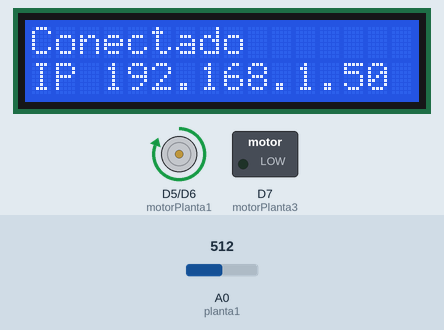
Simulated run of this sketch. Board: ESP8266 (NodeMCU). Parts: 16×2 character LCD, motor-driver pin pairs drawn as motors (green arrow = first pin HIGH = forward, orange = second pin HIGH = backward, longer = more drive), switched loads named in the sketch (green lamp = pin HIGH). Inputs (shaded band) come from the test bench; at power-on: A0 (planta1) = 512. WiFi joins after 1.5 s; servers stay silent unless stated; storage starts empty; what the sketch prints to the serial monitor is not drawn.

Above: at 9.3 s.
9.4 s: A0 (planta1) set to 471
At 10.1 s:
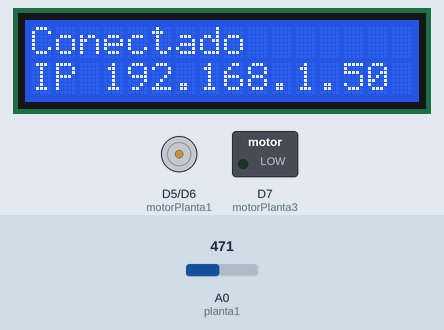
11.1 s: A0 (planta1) set to 511
At 12.0 s:
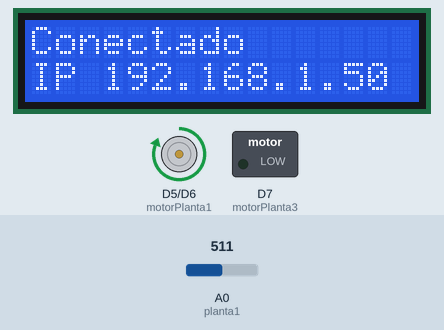
16.0 s: A0 (planta1) set to 306
At 17.8 s:
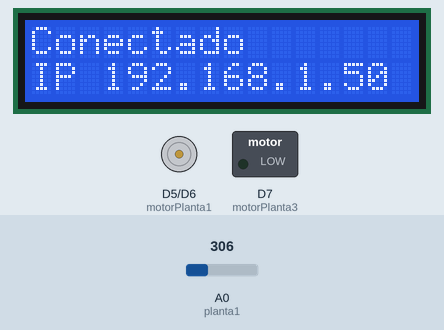
18.6 s: A0 (planta1) set to 716
At 18.9 s:
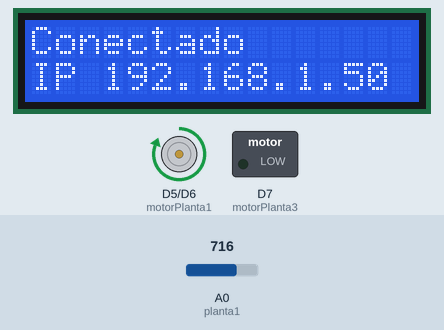
Timing chart, 0 to 21.6 s (numbered marks = the images above; inputs shaded):
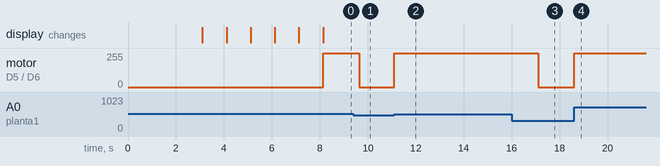

The sketch:

ESP_Chart_Web_Server.ino
```cpp
#ifdef ESP32
  #include <WiFi.h>
  #include <ESPAsyncWebServer.h>
  #include <SPIFFS.h>
#else
  #include <Arduino.h>
  #include <ESP8266WiFi.h>
  #include <Hash.h>
  #include <ESPAsyncTCP.h>
  #include <ESPAsyncWebServer.h>
  #include <FS.h>
#endif

#include <Wire.h>
#include <SoftwareSerial.h>
#include <LiquidCrystal_I2C.h>

#define planta1 A0

#define motorPlanta1 D5
#define motorPlanta2 D6
#define motorPlanta3 D7


const char* ssid = "Redmi Note 8";
const char* password = "Vitinho40";

LiquidCrystal_I2C lcd(0x27, 16, 2); //FUNÇÃO DO TIPO "LiquidCrystal_I2C"

AsyncWebServer server(80);

String umidadeSolo(int pinoSensor){
  int umidadeSolo = map(analogRead(pinoSensor), 0, 1023, 0, 100); //Mapeando o valor entre 0 e 100
  umidadeSolo = 100 - umidadeSolo;
  return String(umidadeSolo);
}

void regarPlanta(String umidade, int motor){
  int umidadeSolo = umidade.toInt();
  if(umidadeSolo <  53){
    digitalWrite(motor, HIGH);
    delay(1500);
    digitalWrite(motor, LOW);
  }
}

void setup()
{
  Serial.begin(115200);

  pinMode(motorPlanta1, OUTPUT);
  pinMode(motorPlanta2, OUTPUT);
  pinMode(motorPlanta3, OUTPUT);

  pinMode(planta1, INPUT); //Configura o Pino do Sensor como Entrada

  lcd.init();   // INICIALIZA O DISPLAY LCD
  lcd.backlight(); // HABILITA O BACKLIGHT (LUZ DE FUNDO)
  lcd.setCursor(0, 0); //SETA A POSIÇÃO EM QUE O CURSOR INCIALIZA(LINHA 1)
  lcd.print("Iniciando...");
  delay(3000);
  lcd.clear();

  // Initialize SPIFFS
  if(!SPIFFS.begin()){
    Serial.println("An Error has occurred while mounting SPIFFS");
    return;
  }

  // Connect to Wi-Fi
  WiFi.begin(ssid, password);
  while (WiFi.status() != WL_CONNECTED) {
    delay(1000);
    Serial.println("Conectando ao WiFi..");
    lcd.clear();
    lcd.setCursor(0, 0);
    lcd.print("Conect. Wifi");
    delay(1000);
    lcd.print(".");
    delay(1000);
    lcd.print(".");
    delay(1000);
    lcd.print(".");
    delay(1000);
  }

  // Print ESP32 Local IP Address
  Serial.println(WiFi.localIP());
  lcd.clear();
  lcd.setCursor(0, 0);
  lcd.print("Conectado");
  lcd.setCursor(0, 1);
  lcd.print("IP ");
  lcd.print(WiFi.localIP());

  // Route for root / web page
  server.on("/", HTTP_GET, [](AsyncWebServerRequest *request){
    request->send(SPIFFS, "/index.html");
  });
  //server.on("/temperature", HTTP_GET, [](AsyncWebServerRequest *request){
    //request->send_P(200, "text/plain", readBME280Temperature().c_str());
  //});
  server.on("/humidity", HTTP_GET, [](AsyncWebServerRequest *request){
    request->send_P(200, "text/plain", umidadeSolo(planta1).c_str());
  });
  //server.on("/pressure", HTTP_GET, [](AsyncWebServerRequest *request){
    //request->send_P(200, "text/plain", readBME280Pressure().c_str());
  //});

  // Start server
  server.begin();

}

void loop()
{
  regarPlanta(umidadeSolo(planta1), motorPlanta1);
}
```

Measured:
- the behaviour switches between 486 and 485 on A0 (planta1) (found by bisection; images 0 and 1)
- after the input at 9.4 s, motor on D5 (motorPlanta1) / D6 (motorPlanta2): forward 255/255 → stopped after 0.24 s
- after the input at 11.1 s, motor on D5 (motorPlanta1) / D6 (motorPlanta2): stopped → forward 255/255 at once
- after the input at 16.0 s, motor on D5 (motorPlanta1) / D6 (motorPlanta2): forward 255/255 → stopped after 1.1 s
- after the input at 18.6 s, motor on D5 (motorPlanta1) / D6 (motorPlanta2): stopped → forward 255/255 at once
